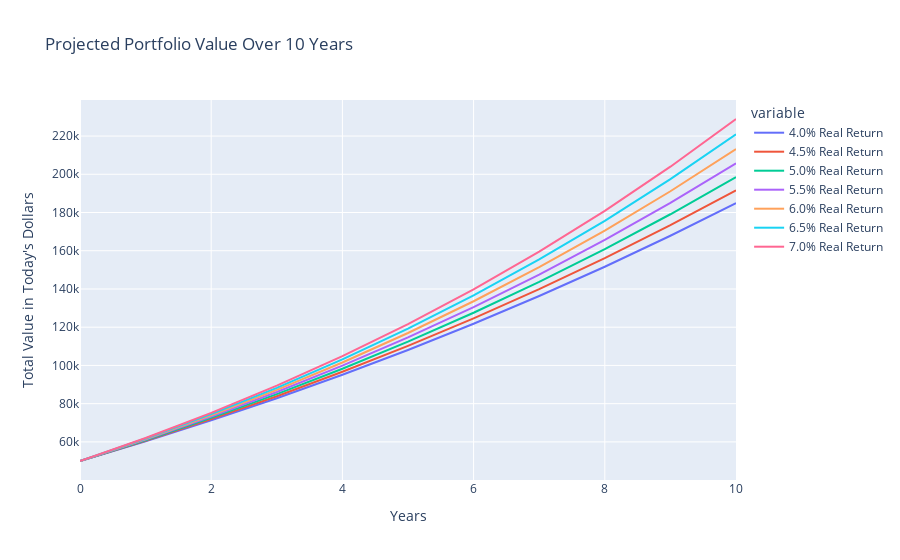

Write notebook code for a chart like this one.
### Code cell
import numpy as np
import pandas as pd
import plotly.express as px

# Initialize variables
initial_balance = 50_000  # Starting with $750,000
monthly_contribution = 666  # Contributing $6,666 monthly
annual_contribution = monthly_contribution * 12  # Annualize the monthly contribution
years = 10  # Over 10 years
inflation = 0.025  # Assuming 2.5% inflation

# Real returns in percentages for plotting multiple scenarios
real_returns = [0.04, 0.045, 0.05, 0.055, 0.06, 0.065, 0.07]

# Function to calculate future value for each year
def calculate_yearly_values(initial_balance, annual_contribution, real_return, inflation, years):
    yearly_values = np.zeros(years + 1)
    yearly_values[0] = initial_balance  # Initial balance in year 0
    for year in range(1, years + 1):
        initial_balance *= (1 + real_return)  # Compounding the initial balance
        yearly_values[year] = initial_balance  # Storing the compounded initial balance for year i

        # Calculating the future value of contributions up to year i
        temp_annual_contribution = annual_contribution
        for j in range(year):
            yearly_values[year] += temp_annual_contribution * ((1 + real_return) ** (year - j))
            temp_annual_contribution *= (1 + inflation)  # Account for inflation in the contributions

    return yearly_values

# Create a DataFrame to hold the yearly values
df = pd.DataFrame({'Years': np.arange(0, years + 1)})

# Calculate and add yearly values for each real return scenario to the DataFrame
for real_return in real_returns:
    yearly_values = calculate_yearly_values(initial_balance, annual_contribution, real_return, inflation, years)
    df[f"{real_return * 100:.1f}% Real Return"] = yearly_values

# Create the interactive line chart
fig = px.line(df, x='Years', y=df.columns[1:],
              title='Projected Portfolio Value Over 10 Years',
              labels={'value': 'Total Value in Today\'s Dollars'},
              hover_data={"Years": True})

fig.show()

### Figure 1 — Plotly figure (JSON) as saved in the notebook; plotly's stock layout.template omitted (floating-point values rounded to 4 significant figures)
{"data": [{"hovertemplate": "variable=4.0% Real Return<br>Years=%{x}<br>Total Value in Today's Dollars=%{y}<extra></extra>", "legendgroup": "4.0% Real Return", "line": {"color": "#636efa", "dash": "solid"}, "marker": {"symbol": "circle"}, "mode": "lines", "name": "4.0% Real Return", "orientation": "v", "showlegend": true, "type": "scatter", "x": [0, 1, 2, 3, 4, 5, 6, 7, 8, 9, 10], "xaxis": "x", "y": [50000, 60310.0, 71240.0, 82830.0, 95090.0, 108100.0, 121800.0, 136300.0, 151600.0, 167800.0, 184900.0], "yaxis": "y"}, {"hovertemplate": "variable=4.5% Real Return<br>Years=%{x}<br>Total Value in Today's Dollars=%{y}<extra></extra>", "legendgroup": "4.5% Real Return", "line": {"color": "#EF553B", "dash": "solid"}, "marker": {"symbol": "circle"}, "mode": "lines", "name": "4.5% Real Return", "orientation": "v", "showlegend": true, "type": "scatter", "x": [0, 1, 2, 3, 4, 5, 6, 7, 8, 9, 10], "xaxis": "x", "y": [50000, 60600.0, 71890.0, 83900.0, 96670.0, 110200.0, 124600.0, 139900.0, 156200.0, 173400.0, 191600.0], "yaxis": "y"}, {"hovertemplate": "variable=5.0% Real Return<br>Years=%{x}<br>Total Value in Today's Dollars=%{y}<extra></extra>", "legendgroup": "5.0% Real Return", "line": {"color": "#00cc96", "dash": "solid"}, "marker": {"symbol": "circle"}, "mode": "lines", "name": "5.0% Real Return", "orientation": "v", "showlegend": true, "type": "scatter", "x": [0, 1, 2, 3, 4, 5, 6, 7, 8, 9, 10], "xaxis": "x", "y": [50000, 60890.0, 72540.0, 84980.0, 98270.0, 112400.0, 127600.0, 143700.0, 160800.0, 179100.0, 198500.0], "yaxis": "y"}, {"hovertemplate": "variable=5.5% Real Return<br>Years=%{x}<br>Total Value in Today's Dollars=%{y}<extra></extra>", "legendgroup": "5.5% Real Return", "line": {"color": "#ab63fa", "dash": "solid"}, "marker": {"symbol": "circle"}, "mode": "lines", "name": "5.5% Real Return", "orientation": "v", "showlegend": true, "type": "scatter", "x": [0, 1, 2, 3, 4, 5, 6, 7, 8, 9, 10], "xaxis": "x", "y": [50000, 61180.0, 73190.0, 86070.0, 99890.0, 114700.0, 130500.0, 147500.0, 165600.0, 185000.0, 205700.0], "yaxis": "y"}, {"hovertemplate": "variable=6.0% Real Return<br>Years=%{x}<br>Total Value in Today's Dollars=%{y}<extra></extra>", "legendgroup": "6.0% Real Return", "line": {"color": "#FFA15A", "dash": "solid"}, "marker": {"symbol": "circle"}, "mode": "lines", "name": "6.0% Real Return", "orientation": "v", "showlegend": true, "type": "scatter", "x": [0, 1, 2, 3, 4, 5, 6, 7, 8, 9, 10], "xaxis": "x", "y": [50000, 61470.0, 73840.0, 87170.0, 101500.0, 117000.0, 133600.0, 151400.0, 170600.0, 191100.0, 213200.0], "yaxis": "y"}, {"hovertemplate": "variable=6.5% Real Return<br>Years=%{x}<br>Total Value in Today's Dollars=%{y}<extra></extra>", "legendgroup": "6.5% Real Return", "line": {"color": "#19d3f3", "dash": "solid"}, "marker": {"symbol": "circle"}, "mode": "lines", "name": "6.5% Real Return", "orientation": "v", "showlegend": true, "type": "scatter", "x": [0, 1, 2, 3, 4, 5, 6, 7, 8, 9, 10], "xaxis": "x", "y": [50000, 61760.0, 74500.0, 88290.0, 103200.0, 119300.0, 136700.0, 155400.0, 175700.0, 197400.0, 220900.0], "yaxis": "y"}, {"hovertemplate": "variable=7.0% Real Return<br>Years=%{x}<br>Total Value in Today's Dollars=%{y}<extra></extra>", "legendgroup": "7.0% Real Return", "line": {"color": "#FF6692", "dash": "solid"}, "marker": {"symbol": "circle"}, "mode": "lines", "name": "7.0% Real Return", "orientation": "v", "showlegend": true, "type": "scatter", "x": [0, 1, 2, 3, 4, 5, 6, 7, 8, 9, 10], "xaxis": "x", "y": [50000, 62050.0, 75160.0, 89410.0, 104900.0, 121700.0, 139800.0, 159600.0, 180900.0, 204000.0, 228900.0], "yaxis": "y"}], "layout": {"autosize": true, "legend": {"title": {"text": "variable"}, "tracegroupgap": 0}, "title": {"text": "Projected Portfolio Value Over 10 Years"}, "xaxis": {"anchor": "y", "autorange": true, "domain": [0, 1], "range": [0, 10], "title": {"text": "Years"}, "type": "linear"}, "yaxis": {"anchor": "x", "autorange": true, "domain": [0, 1], "range": [40060.0, 238900.0], "title": {"text": "Total Value in Today's Dollars"}, "type": "linear"}}}
